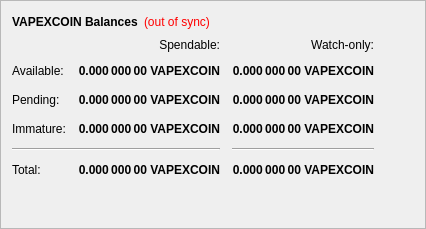
        <widget class="QFrame" name="frame">
         <property name="frameShape">
          <enum>QFrame::StyledPanel</enum>
         </property>
         <property name="frameShadow">
          <enum>QFrame::Raised</enum>
         </property>
         <layout class="QVBoxLayout" name="verticalLayout_4">
          <item>
           <layout class="QHBoxLayout" name="horizontalLayout_4">
            <item>
             <widget class="QLabel" name="label_5">
              <property name="font">
               <font>
                <weight>75</weight>
                <bold>true</bold>
               </font>
              </property>
              <property name="text">
               <string>VAPEXCOIN Balances</string>
              </property>
             </widget>
            </item>
            <item>
             <widget class="QLabel" name="labelWalletStatus">
              <property name="cursor">
               <cursorShape>WhatsThisCursor</cursorShape>
              </property>
              <property name="toolTip">
               <string>The displayed information may be out of date. Your wallet automatically synchronizes with the Vapexcoin network after a connection is established, but this process has not completed yet.</string>
              </property>
              <property name="styleSheet">
               <string notr="true">QLabel { color: red; }</string>
              </property>
              <property name="text">
               <string notr="true">(out of sync)</string>
              </property>
              <property name="alignment">
               <set>Qt::AlignLeading|Qt::AlignLeft|Qt::AlignVCenter</set>
              </property>
             </widget>
            </item>
            <item>
             <spacer name="horizontalSpacer_3">
              <property name="orientation">
               <enum>Qt::Horizontal</enum>
              </property>
              <property name="sizeHint" stdset="0">
               <size>
                <width>40</width>
                <height>20</height>
               </size>
              </property>
             </spacer>
            </item>
           </layout>
          </item>
          <item>
           <layout class="QGridLayout" name="gridLayout">
            <property name="spacing">
             <number>12</number>
            </property>
            <item row="2" column="2">
             <widget class="QLabel" name="labelWatchPending">
              <property name="font">
               <font>
                <weight>75</weight>
                <bold>true</bold>
               </font>
              </property>
              <property name="cursor">
               <cursorShape>IBeamCursor</cursorShape>
              </property>
              <property name="toolTip">
               <string>Unconfirmed transactions to watch-only addresses</string>
              </property>
              <property name="text">
               <string notr="true">0.000 000 00 VAPEXCOIN</string>
              </property>
              <property name="alignment">
               <set>Qt::AlignRight|Qt::AlignTrailing|Qt::AlignVCenter</set>
              </property>
              <property name="textInteractionFlags">
               <set>Qt::LinksAccessibleByMouse|Qt::TextSelectableByKeyboard|Qt::TextSelectableByMouse</set>
              </property>
             </widget>
            </item>
            <item row="2" column="1">
             <widget class="QLabel" name="labelUnconfirmed">
              <property name="font">
               <font>
                <weight>75</weight>
                <bold>true</bold>
               </font>
              </property>
              <property name="cursor">
               <cursorShape>IBeamCursor</cursorShape>
              </property>
              <property name="toolTip">
               <string>Total of transactions that have yet to be confirmed, and do not yet count toward the spendable balance</string>
              </property>
              <property name="text">
               <string notr="true">0.000 000 00 VAPEXCOIN</string>
              </property>
              <property name="alignment">
               <set>Qt::AlignRight|Qt::AlignTrailing|Qt::AlignVCenter</set>
              </property>
              <property name="textInteractionFlags">
               <set>Qt::LinksAccessibleByMouse|Qt::TextSelectableByKeyboard|Qt::TextSelectableByMouse</set>
              </property>
             </widget>
            </item>
            <item row="3" column="2">
             <widget class="QLabel" name="labelWatchImmature">
              <property name="font">
               <font>
                <weight>75</weight>
                <bold>true</bold>
               </font>
              </property>
              <property name="cursor">
               <cursorShape>IBeamCursor</cursorShape>
              </property>
              <property name="toolTip">
               <string>Staked or masternode rewards in watch-only addresses that has not yet matured</string>
              </property>
              <property name="text">
               <string notr="true">0.000 000 00 VAPEXCOIN</string>
              </property>
              <property name="alignment">
               <set>Qt::AlignRight|Qt::AlignTrailing|Qt::AlignVCenter</set>
              </property>
              <property name="textInteractionFlags">
               <set>Qt::LinksAccessibleByMouse|Qt::TextSelectableByKeyboard|Qt::TextSelectableByMouse</set>
              </property>
             </widget>
            </item>
            <item row="4" column="0" colspan="2">
             <widget class="Line" name="lineSpendableBalance">
              <property name="orientation">
               <enum>Qt::Horizontal</enum>
              </property>
             </widget>
            </item>
            <item row="4" column="2">
             <widget class="Line" name="lineWatchBalance">
              <property name="sizePolicy">
               <sizepolicy hsizetype="Preferred" vsizetype="Fixed">
                <horstretch>0</horstretch>
                <verstretch>0</verstretch>
               </sizepolicy>
              </property>
              <property name="minimumSize">
               <size>
                <width>140</width>
                <height>0</height>
               </size>
              </property>
              <property name="orientation">
               <enum>Qt::Horizontal</enum>
              </property>
             </widget>
            </item>
            <item row="5" column="0">
             <widget class="QLabel" name="labelTotalText">
              <property name="text">
               <string>Total:</string>
              </property>
             </widget>
            </item>
            <item row="3" column="1">
             <widget class="QLabel" name="labelImmature">
              <property name="font">
               <font>
                <weight>75</weight>
                <bold>true</bold>
               </font>
              </property>
              <property name="cursor">
               <cursorShape>IBeamCursor</cursorShape>
              </property>
              <property name="toolTip">
               <string>Staked or masternode rewards that has not yet matured</string>
              </property>
              <property name="text">
               <string notr="true">0.000 000 00 VAPEXCOIN</string>
              </property>
              <property name="alignment">
               <set>Qt::AlignRight|Qt::AlignTrailing|Qt::AlignVCenter</set>
              </property>
              <property name="textInteractionFlags">
               <set>Qt::LinksAccessibleByMouse|Qt::TextSelectableByKeyboard|Qt::TextSelectableByMouse</set>
              </property>
             </widget>
            </item>
            <item row="2" column="3">
             <spacer name="horizontalSpacer_2">
              <property name="orientation">
               <enum>Qt::Horizontal</enum>
              </property>
              <property name="sizeHint" stdset="0">
               <size>
                <width>40</width>
                <height>20</height>
               </size>
              </property>
             </spacer>
            </item>
            <item row="3" column="0">
             <widget class="QLabel" name="labelImmatureText">
              <property name="text">
               <string>Immature:</string>
              </property>
             </widget>
            </item>
            <item row="5" column="1">
             <widget class="QLabel" name="labelTotal">
              <property name="font">
               <font>
                <weight>75</weight>
                <bold>true</bold>
               </font>
              </property>
              <property name="cursor">
               <cursorShape>IBeamCursor</cursorShape>
              </property>
              <property name="toolTip">
               <string>Your current total balance</string>
              </property>
              <property name="text">
               <string notr="true">0.000 000 00 VAPEXCOIN</string>
              </property>
              <property name="alignment">
               <set>Qt::AlignRight|Qt::AlignTrailing|Qt::AlignVCenter</set>
              </property>
              <property name="textInteractionFlags">
               <set>Qt::LinksAccessibleByMouse|Qt::TextSelectableByKeyboard|Qt::TextSelectableByMouse</set>
              </property>
             </widget>
            </item>
            <item row="5" column="2">
             <widget class="QLabel" name="labelWatchTotal">
              <property name="font">
               <font>
                <weight>75</weight>
                <bold>true</bold>
               </font>
              </property>
              <property name="cursor">
               <cursorShape>IBeamCursor</cursorShape>
              </property>
              <property name="toolTip">
               <string>Current total balance in watch-only addresses</string>
              </property>
              <property name="text">
               <string notr="true">0.000 000 00 VAPEXCOIN</string>
              </property>
              <property name="alignment">
               <set>Qt::AlignRight|Qt::AlignTrailing|Qt::AlignVCenter</set>
              </property>
              <property name="textInteractionFlags">
               <set>Qt::LinksAccessibleByMouse|Qt::TextSelectableByKeyboard|Qt::TextSelectableByMouse</set>
              </property>
             </widget>
            </item>
            <item row="0" column="2">
             <widget class="QLabel" name="labelWatchonly">
              <property name="text">
               <string>Watch-only:</string>
              </property>
              <property name="alignment">
               <set>Qt::AlignRight|Qt::AlignTrailing|Qt::AlignVCenter</set>
              </property>
             </widget>
            </item>
            <item row="1" column="0">
             <widget class="QLabel" name="labelBalanceText">
              <property name="text">
               <string>Available:</string>
              </property>
             </widget>
            </item>
            <item row="1" column="1">
             <widget class="QLabel" name="labelBalance">
              <property name="font">
               <font>
                <weight>75</weight>
                <bold>true</bold>
               </font>
              </property>
              <property name="cursor">
               <cursorShape>IBeamCursor</cursorShape>
              </property>
              <property name="toolTip">
               <string>Your current spendable balance</string>
              </property>
              <property name="text">
               <string notr="true">0.000 000 00 VAPEXCOIN</string>
              </property>
              <property name="alignment">
               <set>Qt::AlignRight|Qt::AlignTrailing|Qt::AlignVCenter</set>
              </property>
              <property name="textInteractionFlags">
               <set>Qt::LinksAccessibleByMouse|Qt::TextSelectableByKeyboard|Qt::TextSelectableByMouse</set>
              </property>
             </widget>
            </item>
            <item row="1" column="2">
             <widget class="QLabel" name="labelWatchAvailable">
              <property name="font">
               <font>
                <weight>75</weight>
                <bold>true</bold>
               </font>
              </property>
              <property name="cursor">
               <cursorShape>IBeamCursor</cursorShape>
              </property>
              <property name="toolTip">
               <string>Your current balance in watch-only addresses</string>
              </property>
              <property name="text">
               <string notr="true">0.000 000 00 VAPEXCOIN</string>
              </property>
              <property name="alignment">
               <set>Qt::AlignRight|Qt::AlignTrailing|Qt::AlignVCenter</set>
              </property>
              <property name="textInteractionFlags">
               <set>Qt::LinksAccessibleByMouse|Qt::TextSelectableByKeyboard|Qt::TextSelectableByMouse</set>
              </property>
             </widget>
            </item>
            <item row="2" column="0">
             <widget class="QLabel" name="labelPendingText">
              <property name="text">
               <string>Pending:</string>
              </property>
             </widget>
            </item>
            <item row="0" column="1">
             <widget class="QLabel" name="labelSpendable">
              <property name="text">
               <string>Spendable:</string>
              </property>
              <property name="alignment">
               <set>Qt::AlignRight|Qt::AlignTrailing|Qt::AlignVCenter</set>
              </property>
             </widget>
            </item>
           </layout>
          </item>
          <item>
           <spacer name="verticalSpacer_4">
            <property name="orientation">
             <enum>Qt::Vertical</enum>
            </property>
            <property name="sizeHint" stdset="0">
             <size>
              <width>20</width>
              <height>40</height>
             </size>
            </property>
           </spacer>
          </item>
         </layout>
        </widget>
